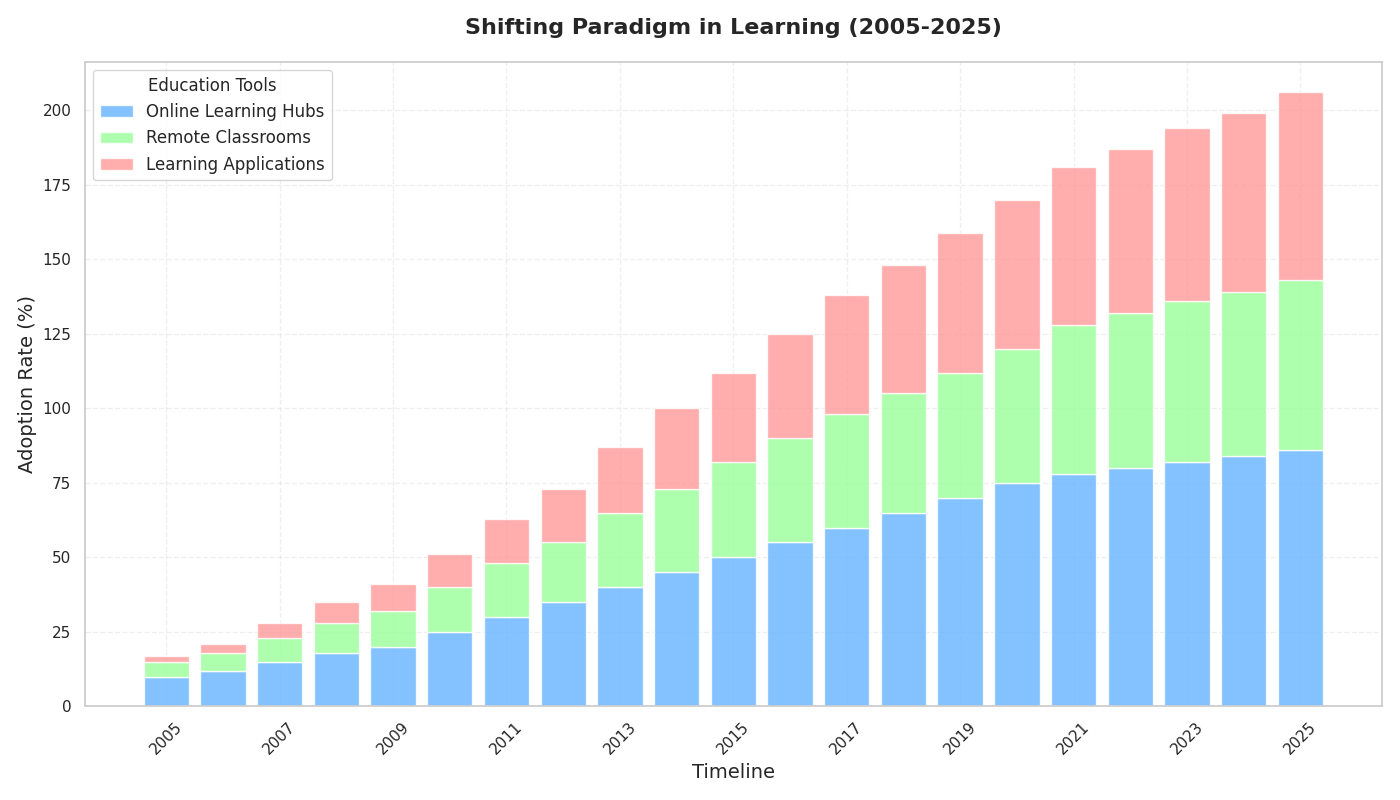

Generate this figure with Python:
import matplotlib.pyplot as plt
import numpy as np

years = np.arange(2005, 2026)

e_learning_platforms = [
    10, 12, 15, 18, 20, 25, 30, 35, 40, 45, 50, 55, 60, 65, 70, 75, 78, 80, 82, 84, 86
]
virtual_classrooms = [
    5, 6, 8, 10, 12, 15, 18, 20, 25, 28, 32, 35, 38, 40, 42, 45, 50, 52, 54, 55, 57
]
educational_apps = [
    2, 3, 5, 7, 9, 11, 15, 18, 22, 27, 30, 35, 40, 43, 47, 50, 53, 55, 58, 60, 63
]

fig, ax = plt.subplots(figsize=(14, 8))

ax.bar(years, e_learning_platforms, label='Online Learning Hubs', color='#66b3ff', alpha=0.8)
ax.bar(years, virtual_classrooms, bottom=e_learning_platforms, label='Remote Classrooms', color='#99ff99', alpha=0.8)
combined_base = np.array(e_learning_platforms) + np.array(virtual_classrooms)
ax.bar(years, educational_apps, bottom=combined_base, label='Learning Applications', color='#ff9999', alpha=0.8)

ax.set_title('Shifting Paradigm in Learning (2005-2025)', fontsize=16, fontweight='bold', pad=20)
ax.set_xlabel('Timeline', fontsize=14)
ax.set_ylabel('Adoption Rate (%)', fontsize=14)

ax.set_xticks(years[::2])
ax.set_xticklabels(years[::2], rotation=45)

ax.grid(alpha=0.3, linestyle='--')
ax.legend(loc='upper left', fontsize=12, title='Education Tools')

plt.tight_layout()
plt.show()
